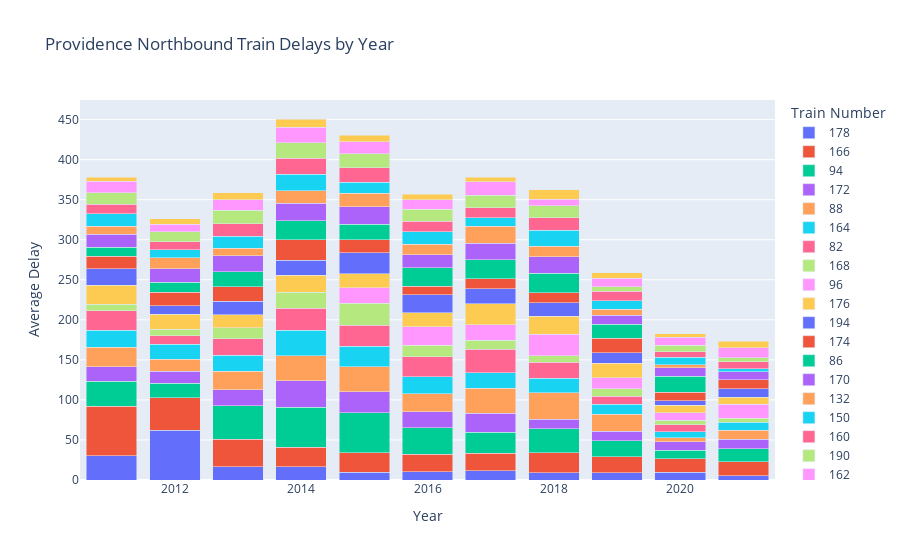

The cell this chart's notebook holds for it:
### Code cell
pvd_nb_bar_plt = px.bar(pvd_yearly_nb, title='Providence Northbound Train Delays by Year', x = 'Year', y = 'Average Delay', color = 'Train Number', hover_data=['Num Instances'])
pvd_nb_bar_plt.update_layout(barmode='stack', xaxis={'categoryorder':'category ascending'})

### Figure 1 — Plotly figure (JSON) as saved in the notebook; plotly's stock layout.template omitted (floating-point values rounded to 4 significant figures)
{"data": [{"alignmentgroup": "True", "customdata": [[1], [3], [231], [63], [235], [249], [231], [151], [248], [218], [106]], "hovertemplate": "Train Number=178<br>Year=%{x}<br>Average Delay=%{y}<br>Num Instances=%{customdata[0]}<extra></extra>", "legendgroup": "178", "marker": {"color": "#636efa"}, "name": "178", "offsetgroup": "178", "orientation": "v", "showlegend": true, "textposition": "auto", "type": "bar", "x": [2012, 2011, 2014, 2013, 2017, 2016, 2015, 2020, 2019, 2018, 2021], "xaxis": "x", "y": [62, 30, 16.82, 16.33, 11.41, 10.48, 9.9, 9.38, 9.25, 9.18, 5.52], "yaxis": "y"}, {"alignmentgroup": "True", "customdata": [[1], [1], [14], [52], [51], [46], [53], [52], [54], [21], [50]], "hovertemplate": "Train Number=166<br>Year=%{x}<br>Average Delay=%{y}<br>Num Instances=%{customdata[0]}<extra></extra>", "legendgroup": "166", "marker": {"color": "#EF553B"}, "name": "166", "offsetgroup": "166", "orientation": "v", "showlegend": true, "textposition": "auto", "type": "bar", "x": [2011, 2012, 2013, 2018, 2015, 2014, 2017, 2016, 2019, 2021, 2020], "xaxis": "x", "y": [62, 41, 34.79, 25.02, 24.37, 24.07, 22.11, 21.92, 19.81, 17.43, 17.26], "yaxis": "y"}, {"alignmentgroup": "True", "customdata": [[226], [229], [232], [249], [208], [242], [237], [248], [236], [107], [238]], "hovertemplate": "Train Number=94<br>Year=%{x}<br>Average Delay=%{y}<br>Num Instances=%{customdata[0]}<extra></extra>", "legendgroup": "94", "marker": {"color": "#00cc96"}, "name": "94", "offsetgroup": "94", "orientation": "v", "showlegend": true, "textposition": "auto", "type": "bar", "x": [2014, 2015, 2013, 2016, 2011, 2018, 2017, 2019, 2012, 2021, 2020], "xaxis": "x", "y": [50.23, 49.69, 41.61, 33.06, 31.2, 30.02, 25.86, 20.05, 17.84, 16.08, 10.5], "yaxis": "y"}, {"alignmentgroup": "True", "customdata": [[237], [239], [248], [223], [250], [211], [226], [243], [109], [245], [128]], "hovertemplate": "Train Number=172<br>Year=%{x}<br>Average Delay=%{y}<br>Num Instances=%{customdata[0]}<extra></extra>", "legendgroup": "172", "marker": {"color": "#ab63fa"}, "name": "172", "offsetgroup": "172", "orientation": "v", "showlegend": true, "textposition": "auto", "type": "bar", "x": [2014, 2015, 2017, 2013, 2016, 2011, 2012, 2019, 2021, 2018, 2020], "xaxis": "x", "y": [33.01, 26.25, 23.85, 19.67, 19.58, 18.18, 15.04, 11.88, 11.83, 11.64, 10.88], "yaxis": "y"}, {"alignmentgroup": "True", "customdata": [[112], [107], [106], [106], [95], [101], [103], [112], [107], [49], [121]], "hovertemplate": "Train Number=88<br>Year=%{x}<br>Average Delay=%{y}<br>Num Instances=%{customdata[0]}<extra></extra>", "legendgroup": "88", "marker": {"color": "#FFA15A"}, "name": "88", "offsetgroup": "88", "orientation": "v", "showlegend": true, "textposition": "auto", "type": "bar", "x": [2018, 2017, 2015, 2014, 2011, 2013, 2016, 2019, 2012, 2021, 2020], "xaxis": "x", "y": [32.79, 31.6, 31.43, 30.94, 24.12, 23.61, 22.36, 21.36, 15.13, 11.57, 4.58], "yaxis": "y"}, {"alignmentgroup": "True", "customdata": [[4], [70], [98], [110], [83], [112], [111], [107], [113], [49], [98]], "hovertemplate": "Train Number=164<br>Year=%{x}<br>Average Delay=%{y}<br>Num Instances=%{customdata[0]}<extra></extra>", "legendgroup": "164", "marker": {"color": "#19d3f3"}, "name": "164", "offsetgroup": "164", "orientation": "v", "showlegend": true, "textposition": "auto", "type": "bar", "x": [2014, 2015, 2011, 2016, 2013, 2017, 2018, 2012, 2019, 2021, 2020], "xaxis": "x", "y": [32, 25.14, 21.77, 21.67, 19.52, 18.88, 18.64, 18.22, 12.31, 9.88, 7.69], "yaxis": "y"}, {"alignmentgroup": "True", "customdata": [[56], [47], [51], [54], [48], [49], [57], [54], [60], [37]], "hovertemplate": "Train Number=82<br>Year=%{x}<br>Average Delay=%{y}<br>Num Instances=%{customdata[0]}<extra></extra>", "legendgroup": "82", "marker": {"color": "#FF6692"}, "name": "82", "offsetgroup": "82", "orientation": "v", "showlegend": true, "textposition": "auto", "type": "bar", "x": [2017, 2014, 2015, 2016, 2011, 2013, 2018, 2012, 2019, 2020], "xaxis": "x", "y": [29.3, 27.55, 26.67, 25.07, 23.96, 20.57, 19.47, 11.13, 9.83, 8.43], "yaxis": "y"}, {"alignmentgroup": "True", "customdata": [[56], [56], [47], [56], [59], [58], [59], [48], [47], [73], [26]], "hovertemplate": "Train Number=168<br>Year=%{x}<br>Average Delay=%{y}<br>Num Instances=%{customdata[0]}<extra></extra>", "legendgroup": "168", "marker": {"color": "#B6E880"}, "name": "168", "offsetgroup": "168", "orientation": "v", "showlegend": true, "textposition": "auto", "type": "bar", "x": [2015, 2014, 2013, 2016, 2017, 2019, 2018, 2011, 2012, 2020, 2021], "xaxis": "x", "y": [27.45, 19.59, 14.19, 13.84, 11.54, 9.16, 8.53, 8.52, 7.87, 6.1, 4.92], "yaxis": "y"}, {"alignmentgroup": "True", "customdata": [[53], [59], [55], [20], [23], [54], [50]], "hovertemplate": "Train Number=96<br>Year=%{x}<br>Average Delay=%{y}<br>Num Instances=%{customdata[0]}<extra></extra>", "legendgroup": "96", "marker": {"color": "#FF97FF"}, "name": "96", "offsetgroup": "96", "orientation": "v", "showlegend": true, "textposition": "auto", "type": "bar", "x": [2018, 2016, 2017, 2015, 2021, 2019, 2020], "xaxis": "x", "y": [26.89, 23.54, 19.31, 18.9, 17.3, 14, 9.12], "yaxis": "y"}, {"alignmentgroup": "True", "customdata": [[245], [218], [240], [225], [228], [248], [236], [250], [227], [240], [111]], "hovertemplate": "Train Number=176<br>Year=%{x}<br>Average Delay=%{y}<br>Num Instances=%{customdata[0]}<extra></extra>", "legendgroup": "176", "marker": {"color": "#FECB52"}, "name": "176", "offsetgroup": "176", "orientation": "v", "showlegend": true, "textposition": "auto", "type": "bar", "x": [2017, 2011, 2018, 2014, 2012, 2019, 2015, 2016, 2013, 2020, 2021], "xaxis": "x", "y": [26.15, 23.66, 22.02, 21.6, 18.54, 18.23, 17.89, 17.32, 16.11, 9.31, 8.49], "yaxis": "y"}, {"alignmentgroup": "True", "customdata": [[82], [51], [101], [102], [57], [58], [100], [61], [104], [27], [73]], "hovertemplate": "Train Number=194<br>Year=%{x}<br>Average Delay=%{y}<br>Num Instances=%{customdata[0]}<extra></extra>", "legendgroup": "194", "marker": {"color": "#636efa"}, "name": "194", "offsetgroup": "194", "orientation": "v", "showlegend": true, "textposition": "auto", "type": "bar", "x": [2015, 2016, 2011, 2014, 2017, 2018, 2013, 2019, 2012, 2021, 2020], "xaxis": "x", "y": [25.98, 22.53, 20.09, 18.71, 18.67, 16.91, 16.75, 12.87, 10.8, 10.78, 5.77], "yaxis": "y"}, {"alignmentgroup": "True", "customdata": [[240], [236], [250], [225], [240], [209], [242], [246], [111], [247], [241]], "hovertemplate": "Train Number=174<br>Year=%{x}<br>Average Delay=%{y}<br>Num Instances=%{customdata[0]}<extra></extra>", "legendgroup": "174", "marker": {"color": "#EF553B"}, "name": "174", "offsetgroup": "174", "orientation": "v", "showlegend": true, "textposition": "auto", "type": "bar", "x": [2014, 2013, 2019, 2012, 2015, 2011, 2018, 2017, 2021, 2016, 2020], "xaxis": "x", "y": [25.76, 18.39, 18.2, 16.69, 16.28, 16.11, 12.86, 12.67, 11.1, 10.85, 10.82], "yaxis": "y"}, {"alignmentgroup": "True", "customdata": [[242], [246], [240], [249], [236], [51], [235], [249], [238], [199]], "hovertemplate": "Train Number=86<br>Year=%{x}<br>Average Delay=%{y}<br>Num Instances=%{customdata[0]}<extra></extra>", "legendgroup": "86", "marker": {"color": "#00cc96"}, "name": "86", "offsetgroup": "86", "orientation": "v", "showlegend": true, "textposition": "auto", "type": "bar", "x": [2018, 2017, 2014, 2016, 2015, 2020, 2013, 2019, 2012, 2011], "xaxis": "x", "y": [23.94, 23.71, 23.44, 22.57, 19.64, 19.53, 18.62, 17.4, 12.76, 11.03], "yaxis": "y"}, {"alignmentgroup": "True", "customdata": [[236], [237], [242], [247], [211], [192], [248], [184], [250], [194], [111]], "hovertemplate": "Train Number=170<br>Year=%{x}<br>Average Delay=%{y}<br>Num Instances=%{customdata[0]}<extra></extra>", "legendgroup": "170", "marker": {"color": "#ab63fa"}, "name": "170", "offsetgroup": "170", "orientation": "v", "showlegend": true, "textposition": "auto", "type": "bar", "x": [2015, 2014, 2018, 2017, 2013, 2012, 2016, 2011, 2019, 2020, 2021], "xaxis": "x", "y": [21.76, 21.68, 21.05, 20.53, 19.62, 16.69, 16.43, 15.94, 11.53, 10.71, 10.38], "yaxis": "y"}, {"alignmentgroup": "True", "customdata": [[52], [48], [47], [39], [53], [50], [15], [35], [54], [12]], "hovertemplate": "Train Number=132<br>Year=%{x}<br>Average Delay=%{y}<br>Num Instances=%{customdata[0]}<extra></extra>", "legendgroup": "132", "marker": {"color": "#FFA15A"}, "name": "132", "offsetgroup": "132", "orientation": "v", "showlegend": true, "textposition": "auto", "type": "bar", "x": [2017, 2015, 2014, 2012, 2018, 2016, 2011, 2013, 2019, 2020], "xaxis": "x", "y": [21.44, 16.4, 15.96, 14.1, 13.06, 12.9, 10, 9.54, 7.41, 3.83], "yaxis": "y"}, {"alignmentgroup": "True", "customdata": [[93], [112], [111], [86], [95], [106], [114], [108], [92], [71], [26]], "hovertemplate": "Train Number=150<br>Year=%{x}<br>Average Delay=%{y}<br>Num Instances=%{customdata[0]}<extra></extra>", "legendgroup": "150", "marker": {"color": "#19d3f3"}, "name": "150", "offsetgroup": "150", "orientation": "v", "showlegend": true, "textposition": "auto", "type": "bar", "x": [2014, 2018, 2016, 2011, 2013, 2015, 2019, 2017, 2012, 2020, 2021], "xaxis": "x", "y": [20.41, 19.52, 15.97, 15.91, 14.72, 13.94, 10.32, 10.24, 9.85, 9.39, 3.46], "yaxis": "y"}, {"alignmentgroup": "True", "customdata": [[87], [105], [95], [109], [109], [110], [112], [78], [95], [23], [77]], "hovertemplate": "Train Number=160<br>Year=%{x}<br>Average Delay=%{y}<br>Num Instances=%{customdata[0]}<extra></extra>", "legendgroup": "160", "marker": {"color": "#FF6692"}, "name": "160", "offsetgroup": "160", "orientation": "v", "showlegend": true, "textposition": "auto", "type": "bar", "x": [2014, 2015, 2013, 2018, 2016, 2017, 2019, 2011, 2012, 2021, 2020], "xaxis": "x", "y": [20.22, 17.91, 16.2, 16.13, 12.8, 12.53, 12.2, 11.78, 9.77, 8.87, 6.69], "yaxis": "y"}, {"alignmentgroup": "True", "customdata": [[233], [240], [218], [250], [250], [243], [158], [195], [240], [247], [109]], "hovertemplate": "Train Number=190<br>Year=%{x}<br>Average Delay=%{y}<br>Num Instances=%{customdata[0]}<extra></extra>", "legendgroup": "190", "marker": {"color": "#B6E880"}, "name": "190", "offsetgroup": "190", "orientation": "v", "showlegend": true, "textposition": "auto", "type": "bar", "x": [2014, 2015, 2013, 2017, 2016, 2018, 2011, 2012, 2020, 2019, 2021], "xaxis": "x", "y": [19.3, 17.75, 16.53, 15.86, 15.12, 14.59, 14.29, 12.62, 8.35, 5.29, 4.8], "yaxis": "y"}, {"alignmentgroup": "True", "customdata": [[100], [112], [104], [95], [100], [23], [109], [114], [55], [104], [112]], "hovertemplate": "Train Number=162<br>Year=%{x}<br>Average Delay=%{y}<br>Num Instances=%{customdata[0]}<extra></extra>", "legendgroup": "162", "marker": {"color": "#FF97FF"}, "name": "162", "offsetgroup": "162", "orientation": "v", "showlegend": true, "textposition": "auto", "type": "bar", "x": [2014, 2017, 2015, 2011, 2013, 2021, 2016, 2019, 2020, 2012, 2018], "xaxis": "x", "y": [19.02, 16.83, 14.67, 14.33, 13.39, 12.61, 12.11, 10.82, 9.95, 9.21, 8.29], "yaxis": "y"}, {"alignmentgroup": "True", "customdata": [[350], [330], [331], [332], [156], [286], [363], [358], [347], [252], [192]], "hovertemplate": "Train Number=66<br>Year=%{x}<br>Average Delay=%{y}<br>Num Instances=%{customdata[0]}<extra></extra>", "legendgroup": "66", "marker": {"color": "#FECB52"}, "name": "66", "offsetgroup": "66", "orientation": "v", "showlegend": true, "textposition": "auto", "type": "bar", "x": [2018, 2014, 2013, 2015, 2021, 2012, 2019, 2016, 2017, 2011, 2020], "xaxis": "x", "y": [12.01, 10.42, 8.8, 8.34, 7.92, 6.87, 6.8, 6.56, 5.8, 4.98, 4.16], "yaxis": "y"}], "layout": {"barmode": "stack", "legend": {"title": {"text": "Train Number"}, "tracegroupgap": 0}, "title": {"text": "Providence Northbound Train Delays by Year"}, "xaxis": {"anchor": "y", "categoryorder": "category ascending", "domain": [0, 1], "title": {"text": "Year"}}, "yaxis": {"anchor": "x", "domain": [0, 1], "title": {"text": "Average Delay"}}}}
